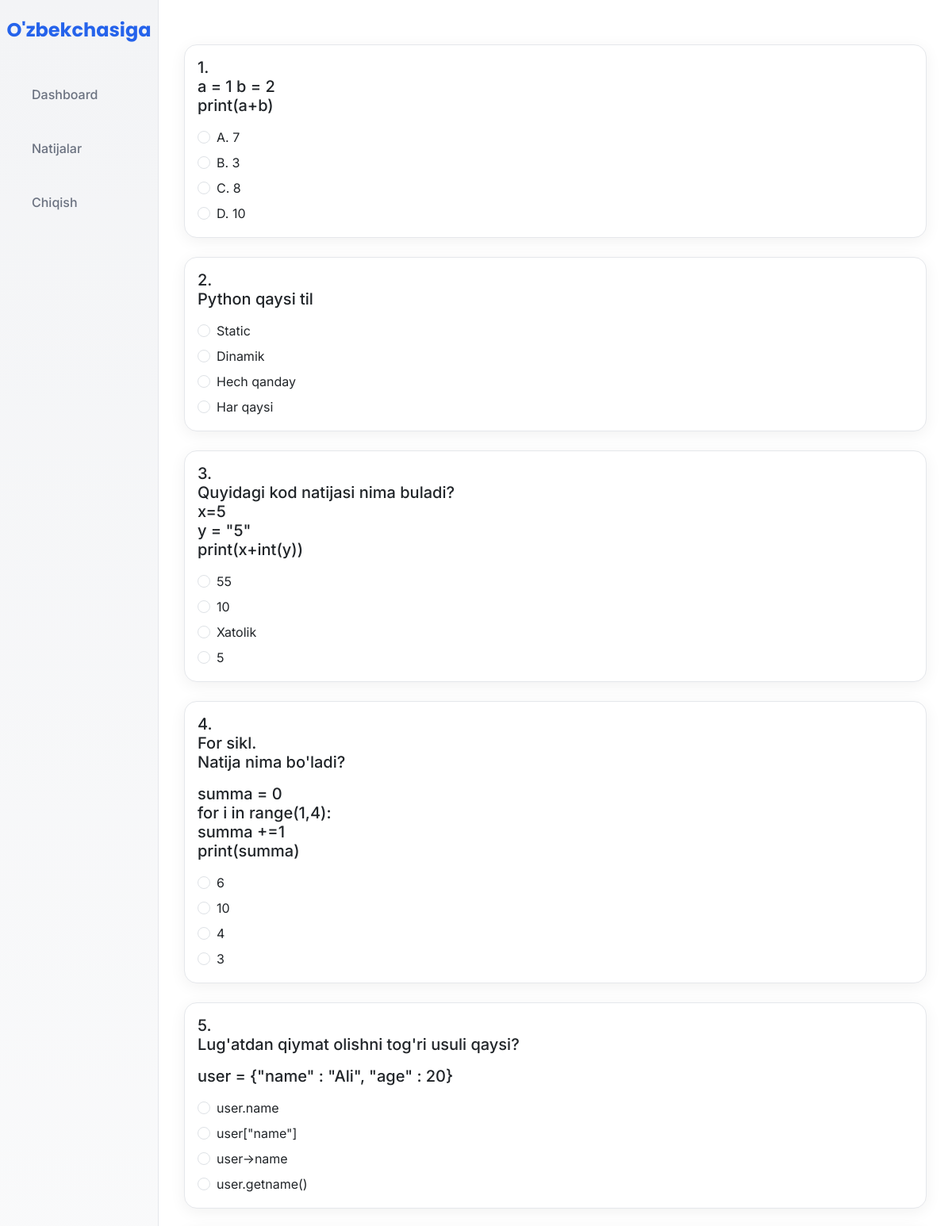
The page /test/1/ (signed in, upper part) on the database its author committed.
### TestApp/models.py (models this page shows, shortened)
class Question(models.Model):
    module = models.ForeignKey(TestModule, on_delete = models.CASCADE)
    text = models.TextField()

class Answer(models.Model):
    question = models.ForeignKey(Question, on_delete=models.CASCADE)
    text = models.CharField(max_length=255)  # Variant matni
    is_correct = models.BooleanField(default=False)

### TestApp/views.py (the view, shortened to what this page needs)
# urls.py: path("test/<int:module_id>/", views.start_test, name="start_test"),
def start_test(request, module_id):
    user_id = request.session.get("user_id")
    if not user_id:
        return redirect("TestApp:signup")
    module = TestModule.objects.get(id=module_id)
    questions = module.question_set.all()
    return render(request, "question.html", {
        "module": module,
        "questions": questions
    })

### TestApp/templates/question.html (shortened to what this page needs)
{% extends "bace.html" %}
{% block content %}
<form method="POST">
    {% for question in questions %}
    <div class="card test-card mb-4">
        <div class="card-body">
            <h5>{{ forloop.counter }}. {{ question.text|linebreaks }}</h5>
            {% for answer in question.answer_set.all %}
            <div class="form-check mt-2">
                <input class="form-check-input"
                       type="radio"
                       name="question_{{ question.id }}"
                       value="{{ answer.id }}"
                       required>
                <label class="form-check-label">
                    {{ answer.text }}
                </label>
            </div>
            {% endfor %}
        </div>
    </div>
    {% endfor %}
</form>
{% endblock %}

### static/css/dashboard.css (style rules this page uses)
:root { --primary: #2563eb; --primary-foreground: #ffffff; --secondary: #3b82f6; --background: #ffffff; --foreground: #475569; --card: #f3f4f6; --card-foreground: #1f2937; --muted: #f3f4f6; --muted-foreground: #6b7280; --border: #e5e7eb; --sidebar: #f3f4f6; --sidebar-foreground: #1f2937; --sidebar-primary: #2563eb; --sidebar-accent: #3b82f6; --radius: 0.5rem; }
body { font-family: 'Inter', sans-serif; background: var(--background); color: var(--foreground); }
.test-card { background: var(--background); border: 1px solid var(--border); border-radius: calc(var(--radius) + 0.5rem); box-shadow: 0 4px 20px rgba(0,0,0,0.06); transition: all 0.3s ease; }

### rows shown on the page
Question: text "a = 1 b = 2 print(a+b)"
Answer: text "A. 7"
Answer: text "B. 3"
Answer: text "C. 8"
Answer: text "D. 10"
Question: text "Python qaysi til"
Answer: text "Static"
Answer: text "Dinamik"
Answer: text "Hech qanday"
Answer: text "Har qaysi"
Question: text "Quyidagi kod natijasi nima buladi? x=5 y = \"5\" print(x+int(y))"
Answer: text "55"
Answer: text "10"
Answer: text "Xatolik"
Answer: text "5"
Question: text "For sikl. Natija nima bo'ladi? summa = 0 for i in range(1,4): summa +=1 print(summa)"
Answer: text "6"
Answer: text "10"
Answer: text "4"
Answer: text "3"
Question: text "Lug'atdan qiymat olishni tog'ri usuli qaysi? user = {\"name\" : \"Ali\", \"age\" : 20}"
Answer: text "user.name"
Answer: text "user[\"name\"]"
Answer: text "user->name"
Answer: text "user.getname()"
